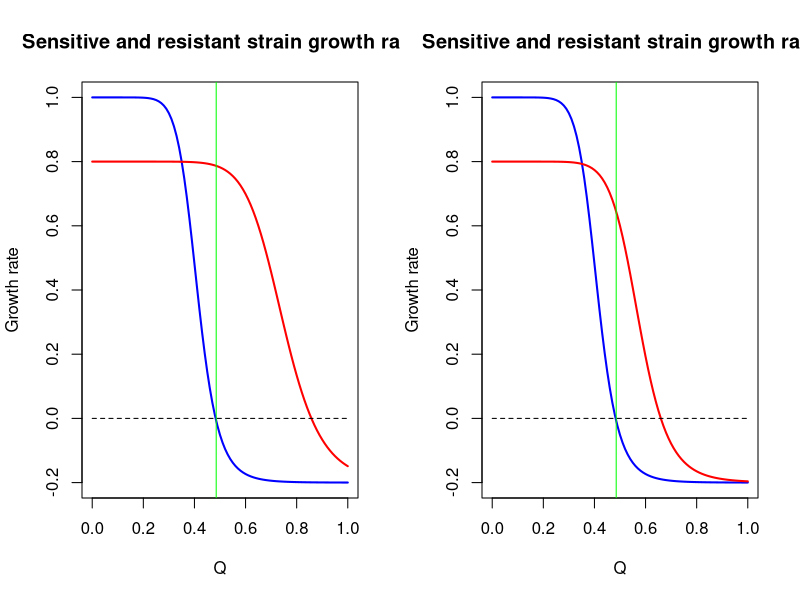
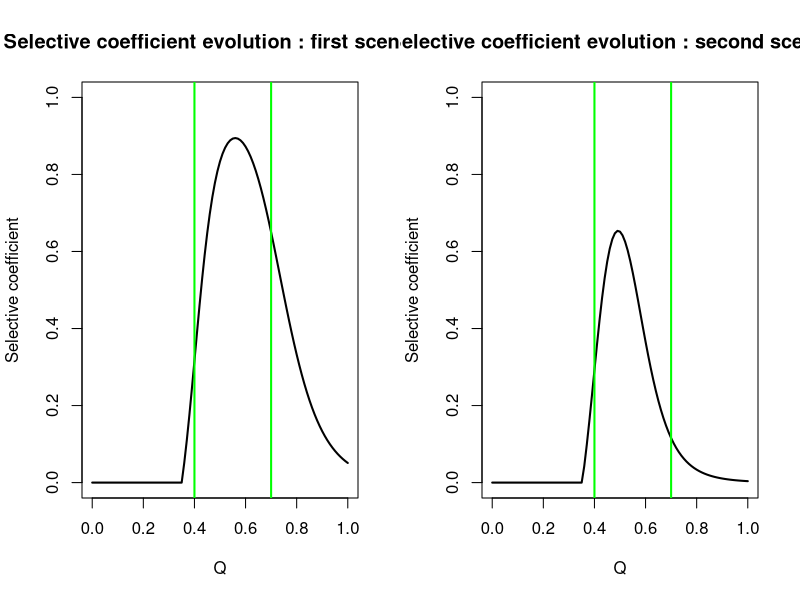
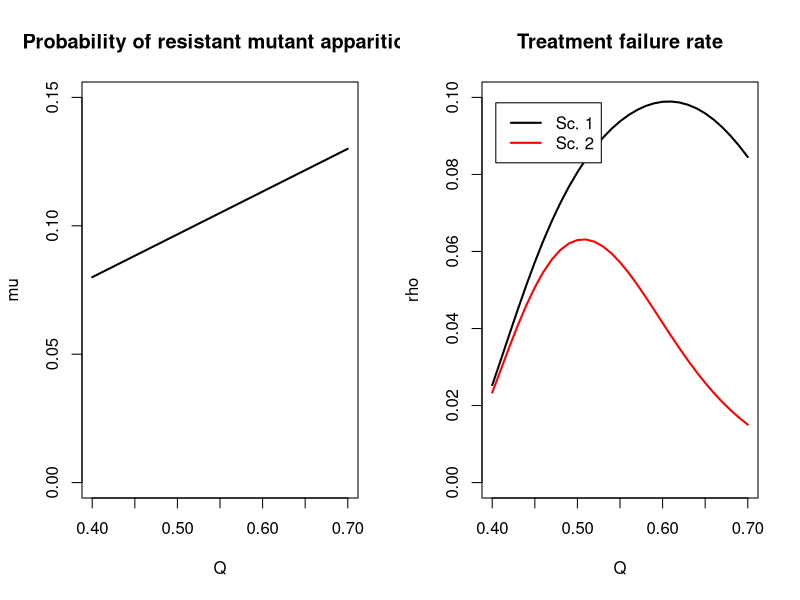
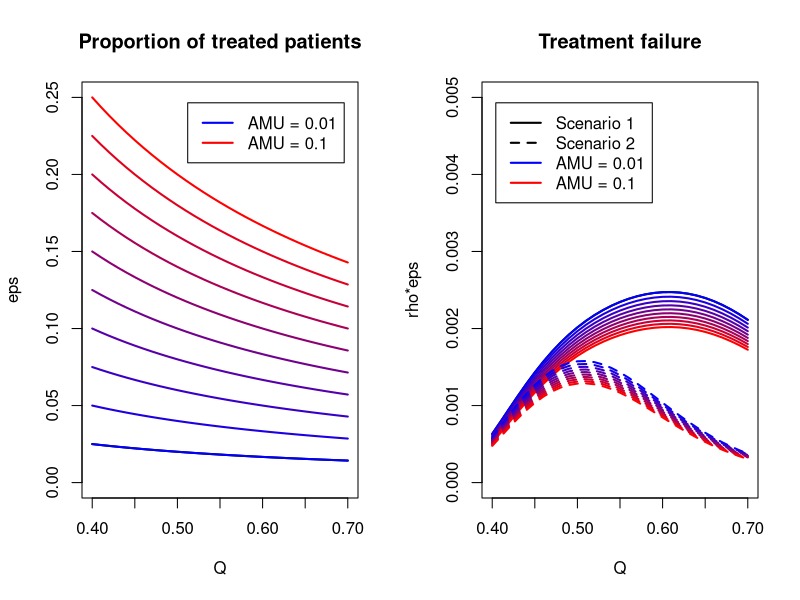
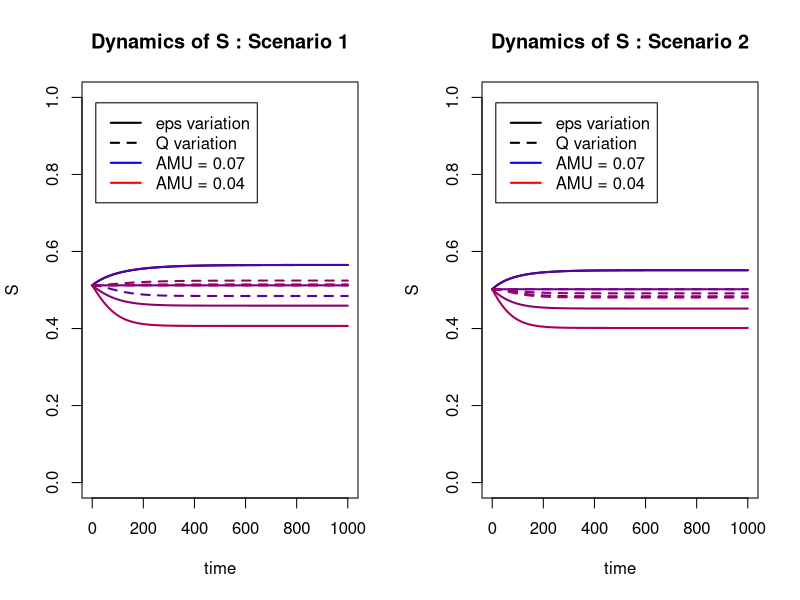
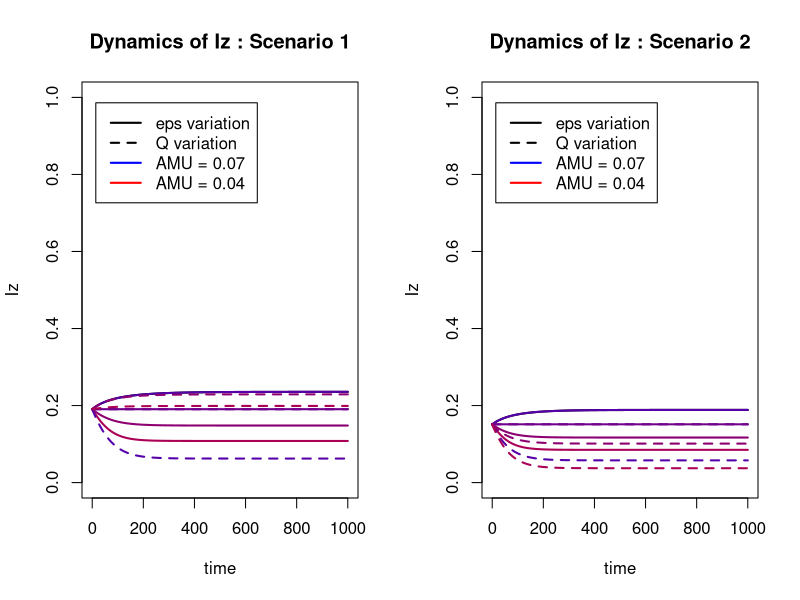
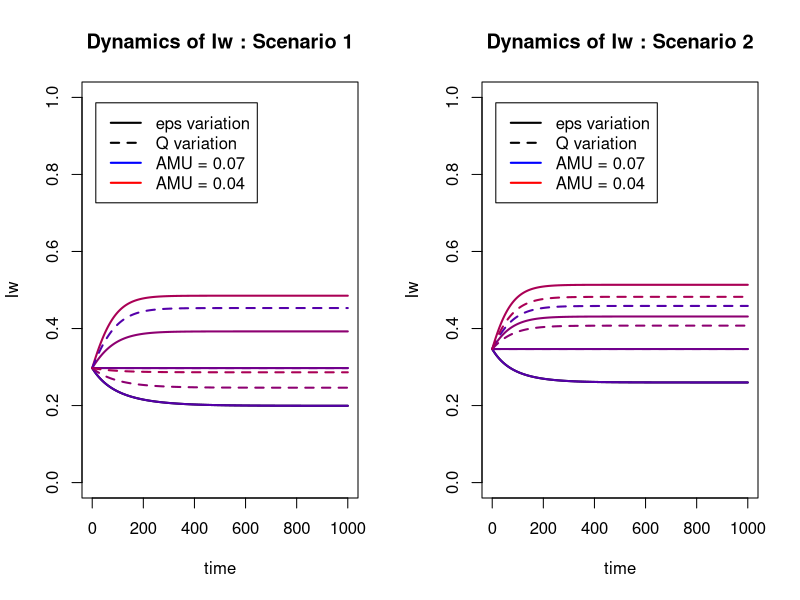
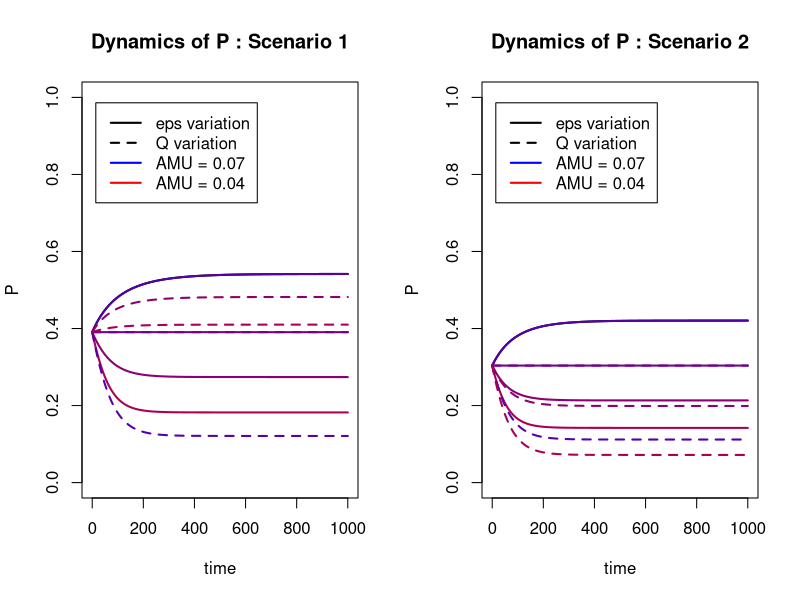

Write R code to recreate these figures, in order.
## ---- chunk 1
library(plyr)

#per capita maximum growth rate of sensitive bact
max_sens_gr <- 1 
max_sens_gr2 <- 1 
#per capita maximum growth rate of resistant bact
max_res_gr <- 0.8
max_res_gr2 <- 0.8
#per capita minimum growth rate of sensitive bact
min_sens_gr <- -0.2
min_sens_gr2 <- -0.2
#per capita minimum growth rate of res bact
min_res_gr <- -0.2
min_res_gr2 <- -0.2
#minimum inhibitory concentration of sen bact

mic_sens <- 0.35
mic_sens2 <- 0.35
#minimum inhibitory concentration of res bact

mic_res <- 0.65
mic_res2 <- 0.5
#slope for sens bact
kappa_sens <- 10
kappa_sens2 <- 10
#slope for res bact  

kappa_res <- 10
kappa_res2 <- 10

param_sens <- c(max_sens_gr, min_sens_gr, mic_sens, kappa_sens)
param_sens2 <- c(max_sens_gr2, min_sens_gr2, mic_sens2, kappa_sens2)

param_res <- c(max_res_gr, min_res_gr, mic_res, kappa_res)
param_res2 <- c(max_res_gr2, min_res_gr2, mic_res2, kappa_res2)

#mutant emergence probability : we consider that if the amount of applied atb increases, the probability of resistant mutant apparition increases linearly
max_mu <- 0.13
min_mu <- 0.08
max_dot <- 10
min_dot <- 1

#range of intervention - cl=lowest clinically effective dose, cu maximum tolerable dose (toxicity)
cl=0.40
cu=0.70
n_values=(cu-cl)*100+1

drug_quantities <- seq(cl, cu, length.out = n_values )

AMU = c(0.01, 0.02, 0.03, 0.04, 0.05, 0.06, 0.07, 0.08, 0.09, 0.10)

prop_treated <- do.call(cbind, lapply(AMU, function (x) x/drug_quantities))

eps_max <- max(prop_treated)

#selection of corresponding borders in sel_coef vector

lowbound=cl*100+1
highbound=cu*100+1



x <- seq(0,1,by=0.01)
zoom <- 1
## ---- chunk 2



growth = function(x, maxv, minv, micv, slopev) {
  y <- maxv - ((maxv - minv)*(x/micv)^slopev)/((x/micv)^slopev - maxv/minv)
  return(y)
}



colglob <- colorRampPalette(c("blue", "red"))

colforcol <- colglob(length(AMU))


linfun <- function(x, t, ltype){
  lines(t, unlist(x), lty=ltype, lwd=2, col=colforcol[as.numeric(parent.frame()$i)])
}

## ---- chunk 3


gr_sens <- lapply(x, growth, max_sens_gr, min_sens_gr, mic_sens, kappa_sens)

gr_res <- lapply(x, growth, max_res_gr, min_res_gr, mic_res, kappa_res)

gr_sens2 <- lapply(x, growth, max_sens_gr2, min_sens_gr2, mic_sens2, kappa_sens2)

gr_res2 <- lapply(x, growth, max_res_gr2, min_res_gr2, mic_res2, kappa_res2)

MIC <- sum(gr_sens>0)/length(gr_sens)
MICres <- sum(gr_res>0)/length(gr_res)
MICres2 <- sum(gr_res2>0)/length(gr_res2)
## ---- chunk 4
par(mfrow=c(1,2))

plot(x, gr_sens, main="Sensitive and resistant strain growth rate", xlab="Q", ylab="Growth rate", ylim=c(-0.2,1), lwd=2, type="l", col='blue')

lines(x, gr_res, type='l', col='red', lwd=2)

lines(x, rep(0, length(x)), type='l', col='black', lwd=1, lty=2)
abline(v=MIC, col='green')


plot(x, gr_sens2, main="Sensitive and resistant strain growth rate", xlab="Q", ylab="Growth rate", ylim=c(-0.2,1), lwd=2, type="l", col='blue')

lines(x, gr_res2, type='l', col='red', lwd=2)

lines(x, rep(0, length(x)), type='l', col='black', lwd=1, lty=2)
abline(v=MIC, col='green')

## ---- chunk 5
gr_sens <- unlist(gr_sens)
gr_sens2 <- unlist(gr_sens2)
gr_res <- unlist(gr_res)
gr_res2 <- unlist(gr_res2)

sel_coef <- gr_res - gr_sens
sel_coef2 <- gr_res2 - gr_sens2

sel_coef[which(sel_coef<0)] <- 0
sel_coef2[which(sel_coef2<0)] <- 0


minSC <- sum(sel_coef==0)/length(sel_coef)

plot(x, sel_coef, main="Selective coefficient evolution : first scenario", xlab="Q", ylab="Selective coefficient", ylim=c(0,1), lwd=2, type="l", col='black')
abline(v=cl, col='green', lw=2)
abline(v=cu, col='green', lw=2)

plot(x, sel_coef2, main="Selective coefficient evolution : second scenario", xlab="Q", ylab="Selective coefficient", ylim=c(0,1), lwd=2, type="l", col='black')
abline(v=cl, col='green', lw=2)
abline(v=cu, col='green', lw=2)
## ---- chunk 6
mu_prob <- seq(min_mu, max_mu, length.out = n_values)
doses <- seq(cl, cu, length.out = n_values)

plot(doses, mu_prob, main="Probability of resistant mutant apparition", xlab="Q", ylab="mu", ylim=c(0,0.15), lwd=2, type="l", col='black')

## ---- chunk 7
sel_sel_coef <- sel_coef[lowbound:highbound]
sel_sel_coef2 <- sel_coef2[lowbound:highbound]

rho1 <- sel_sel_coef*mu_prob
rho2 <- sel_sel_coef2*mu_prob

plot(doses, rho1, main="Treatment failure rate", xlab="Q", ylab="rho", lwd=2, type="l", col='black', ylim=c(0, 0.10))

lines(doses, rho2, type='l', col='red', lwd=2)

legend("topleft" , inset=.05, c("Sc. 1", "Sc. 2"), lty=c(1,1), lwd=c(2,2), col=c("black", "red"))

## ---- chunk 8



plot(doses, prop_treated[,1], main="Proportion of treated patients", xlab="Q", ylab="eps", ylim=c(0 , eps_max), lwd=2, type="l", col='black')

capture.output(apply(prop_treated, 2, linfun, doses, 1), file='NUL')

tag_min <- paste('AMU =', AMU[1])
tag_max <- paste('AMU =', AMU[length(AMU)])

legend("topright" , inset=.05, c(tag_min, tag_max), lty=c(1,1), lwd=c(2,2), col=c("blue", "red"))

## ---- chunk 9


treat_fail <- do.call(cbind, lapply(prop_treated, function (x) x*rho1))
treat_fail2 <- do.call(cbind, lapply(prop_treated, function (x) x*rho2))

plot(doses, treat_fail[,1], main="Treatment failure", xlab="Q", ylab="rho*eps", lwd=2, type="l", col='black', ylim=c(0, 0.005))

capture.output(apply(treat_fail, 2, linfun, doses, 1), file='NUL')
capture.output(apply(treat_fail2, 2, linfun, doses, 2), file='NUL')

legend("topleft" , inset=.05, c('Scenario 1', 'Scenario 2', tag_min, tag_max), lty=c(1,2,1,1), lwd=c(2,2,2,2), col=c("black", "black", "blue", "red"))


## ---- chunk 10

library(deSolve)


options("scipen" = 10)

# initial state:
N <- 1
prop <- 0.01 #initial value of Iw and Iz

# time:
a <- 4000 #time span
m <- 1 #time step

# parameters
pbeta_w <- 0.04 #transmission parameter of Iw
pbeta_z <- 0.015 #transmission parameter of Iz

pgammaa <- 0.01 #innate recovery rate
pgamma_tilt <- 0.1 #recovery rate of Iw when treated by antibiotics

epsi_span <- c(0.12, 0.10, 0.08, 0.06)
Q_span <- c(0.40, 0.50, 0.60, 0.70)
mu_span <- c(mu_prob[1], mu_prob[11], mu_prob[21], mu_prob[31])
rho1_span <- c(rho1[1], rho1[11], rho1[21], rho1[31])
rho2_span <- c(rho2[1], rho2[11], rho2[21], rho2[31])
AMU_span <- Q_span[2]*epsi_span
## ---- chunk 11

parameters_init1 <- c(beta_w=pbeta_w, beta_z=pbeta_z, gamma=pgammaa, gamma_prim=pgamma_tilt, eps=epsi_span[2], rho=rho1_span[2])

parameters_init2 <- c(beta_w=pbeta_w, beta_z=pbeta_z, gamma=pgammaa, gamma_prim=pgamma_tilt, eps=epsi_span[2], rho=rho2_span[2])

state <- c(S=1-2*prop, Iw=prop, Iz=prop, new_Iz=0, new_Iw=0)

times=seq(0, a, by=m)

SIS=function(times, state, parameters){
  with(as.list(c(state,parameters)),
       {dS = - beta_w*Iw*S - beta_z*Iz*S + gamma*(1-eps)*Iw + gamma_prim*eps*Iw + gamma*Iz
        dIw = beta_w*Iw*S + (1-eps)*beta_w*Iw*Iz - eps*beta_z*Iz*Iw - rho*eps*Iw - gamma*(1-eps)*Iw - gamma_prim*eps*Iw
        dIz = beta_z*Iz*S + eps*beta_z*Iz*Iw + rho*eps*Iw - (1-eps)*beta_w*Iw*Iz - gamma*Iz
        dnewIw = beta_w*Iw*S
        dnewIz = beta_z*Iz*S
        list(c(dS, dIw, dIz, dnewIw, dnewIz))
       })
}





## ---- chunk 12

out_init1=as.data.frame(
  ode(y=state, times=times, func=SIS, parms=parameters_init1)
)

initial_states1 <- unlist(out_init1[nrow(out_init1), 2:4])

out_init2=as.data.frame(
  ode(y=state, times=times, func=SIS, parms=parameters_init2)
)

initial_states2 <- unlist(out_init2[nrow(out_init2), 2:4])

var1_Qs <- data.frame(colnames=c(LETTERS[1:5]), a=c(epsi_span,0), b=rep(rho1_span[2],5), c=rep(initial_states1[1],5), d=rep(initial_states1[2],5), e=rep(initial_states1[3],5))

var2_Qs <- data.frame(colnames=c(LETTERS[1:5]), a=c(epsi_span,0), b=rep(rho2_span[2],5), c=rep(initial_states2[1],5), d=rep(initial_states2[2],5), e=rep(initial_states2[3],5))

var1_epss <- data.frame(colnames=c(LETTERS[1:5]), a=rep(epsi_span[2],5), b=c(rho1_span,0), c=rep(initial_states1[1],5), d=rep(initial_states1[2],5), e=rep(initial_states1[3],5))

var2_epss <- data.frame(colnames=c(LETTERS[1:5]), a=rep(epsi_span[2],5), b=c(rho2_span,0), c=rep(initial_states2[1],5), d=rep(initial_states2[2],5), e=rep(initial_states2[3],5))

var1_Qs <- var1_Qs[1:4,2:6]
var2_Qs <- var2_Qs[1:4,2:6]
var1_epss <- var1_epss[1:4,2:6]
var2_epss <- var2_epss[1:4,2:6]
## ---- chunk 13
parameters <- parameters_init1


var_fun = function(x) {
  parameters[5] <- x[1]
  parameters[6] <- x[2]
  state[1] <- x[3]
  state[2] <- x[4]
  state[3] <- x[5]
  out=as.data.frame(
  ode(y=state, times=times, func=SIS, parms=parameters))
  return(out)
}

out_Q_s1 <- do.call(cbind, apply(var1_Qs, 1, var_fun))
out_Q_s2 <- do.call(cbind, apply(var2_Qs, 1, var_fun))

out_eps_s1 <- do.call(cbind, apply(var1_epss, 1, var_fun))
out_eps_s2 <- do.call(cbind, apply(var2_epss, 1, var_fun))

#treatment will be done on the whole set, once treated, the data will be sorted out before plotting

whole_out <- cbind(out_Q_s1, out_Q_s2, out_eps_s1, out_eps_s2)

whole_out <- whole_out[1:1001,]

## ---- chunk 14

time2 <- seq(0, 1000, by=1)


colforcol_span <- colforcol[4:7]

linfun_var <- function(x, t, ltype){
  lines(t, unlist(x), lty=ltype, lwd=2, col=colforcol_span[as.numeric(parent.frame()$i)])
}

# col nums
ns <- seq(2, ncol(whole_out), by=6)
niz <- seq(4, ncol(whole_out), by=6)
niw <- seq(3, ncol(whole_out), by=6)
ninciw <- seq(5, ncol(whole_out), by=6)
ninciz <- seq(6, ncol(whole_out), by=6)

# col sep

S_dyn <- whole_out[,ns]
Iw_dyn <- whole_out[,niw]
Iz_dyn <- whole_out[,niz]
inc_Iw <- whole_out[,ninciw]
inc_Iz <- whole_out[,ninciz]

# state var separation

S_Qs1 <- S_dyn[,1:length(epsi_span)]
S_Qs2 <- S_dyn[,(length(epsi_span)+1):(2*length(epsi_span))]
S_epss1 <- S_dyn[,(2*length(epsi_span)+1):(3*length(epsi_span))]
S_epss2 <- S_dyn[,(3*length(epsi_span)+1):(4*length(epsi_span))]

Iw_Qs1 <- Iw_dyn[,1:length(epsi_span)]
Iw_Qs2 <- Iw_dyn[,(length(epsi_span)+1):(2*length(epsi_span))]
Iw_epss1 <- Iw_dyn[,(2*length(epsi_span)+1):(3*length(epsi_span))]
Iw_epss2 <- Iw_dyn[,(3*length(epsi_span)+1):(4*length(epsi_span))]

Iz_Qs1 <- Iz_dyn[,1:length(epsi_span)]
Iz_Qs2 <- Iz_dyn[,(length(epsi_span)+1):(2*length(epsi_span))]
Iz_epss1 <- Iz_dyn[,(2*length(epsi_span)+1):(3*length(epsi_span))]
Iz_epss2 <- Iz_dyn[,(3*length(epsi_span)+1):(4*length(epsi_span))]

## ---- chunk 15
# S

par(mfrow=c(1,2))

plot(time2, S_Qs1[,1], main="Dynamics of S : Scenario 1", xlab="time", ylab="S", ylim=c(0,1), lwd=2, lty=1, type="l", col='black')

capture.output(apply(S_Qs1, 2, linfun_var, time2, 1), file='NUL')
capture.output(apply(S_epss1, 2, linfun_var, time2, 2), file='NUL')

tag_min <- paste('AMU =', AMU[1])
tag_max <- paste('AMU =', AMU[length(AMU)])

tag_min_var <- paste('AMU =', epsi_span[2]*Q_span[4])
tag_max_var <- paste('AMU =', epsi_span[2]*Q_span[1])

legend("topleft" , inset=.05, c('eps variation', 'Q variation', tag_min_var, tag_max_var), lty=c(1,2,1,1), lwd=c(2,2,2,2), col=c("black", "black", "blue", "red"))

plot(time2, S_Qs2[,1], main="Dynamics of S : Scenario 2", xlab="time", ylab="S", ylim=c(0,1), lwd=2, lty=1, type="l", col='black')

capture.output(apply(S_Qs2, 2, linfun_var, time2, 1), file='NUL')
capture.output(apply(S_epss2, 2, linfun_var, time2, 2), file='NUL')

tag_min_var <- paste('AMU =', epsi_span[2]*Q_span[4])
tag_max_var <- paste('AMU =', epsi_span[2]*Q_span[1])

legend("topleft" , inset=.05, c('eps variation', 'Q variation', tag_min_var, tag_max_var), lty=c(1,2,1,1), lwd=c(2,2,2,2), col=c("black", "black", "blue", "red"))
## ---- chunk 16

# I_z

par(mfrow=c(1,2))

plot(time2, Iz_Qs1[,1], main="Dynamics of Iz : Scenario 1", xlab="time", ylab="Iz", ylim=c(0,1), lwd=2, lty=1, type="l", col='black')

capture.output(apply(Iz_Qs1, 2, linfun_var, time2, 1), file='NUL')
capture.output(apply(Iz_epss1, 2, linfun_var, time2, 2), file='NUL')


tag_min_var <- paste('AMU =', epsi_span[2]*Q_span[4])
tag_max_var <- paste('AMU =', epsi_span[2]*Q_span[1])

legend("topleft" , inset=.05, c('eps variation', 'Q variation', tag_min_var, tag_max_var), lty=c(1,2,1,1), lwd=c(2,2,2,2), col=c("black", "black", "blue", "red"))

plot(time2, Iz_Qs2[,1], main="Dynamics of Iz : Scenario 2", xlab="time", ylab="Iz", ylim=c(0,1), lwd=2, lty=1, type="l", col='black')

capture.output(apply(Iz_Qs2, 2, linfun_var, time2, 1), file='NUL')
capture.output(apply(Iz_epss2, 2, linfun_var, time2, 2), file='NUL')

tag_min_var <- paste('AMU =', epsi_span[2]*Q_span[4])
tag_max_var <- paste('AMU =', epsi_span[2]*Q_span[1])

legend("topleft" , inset=.05, c('eps variation', 'Q variation', tag_min_var, tag_max_var), lty=c(1,2,1,1), lwd=c(2,2,2,2), col=c("black", "black", "blue", "red"))

## ---- chunk 17

# I_w

par(mfrow=c(1,2))

plot(time2, Iw_Qs1[,1], main="Dynamics of Iw : Scenario 1", xlab="time", ylab="Iw", ylim=c(0,1), lwd=2, lty=1, type="l", col='black')

capture.output(apply(Iw_Qs1, 2, linfun_var, time2, 1), file='NUL')
capture.output(apply(Iw_epss1, 2, linfun_var, time2, 2), file='NUL')


tag_min_var <- paste('AMU =', epsi_span[2]*Q_span[4])
tag_max_var <- paste('AMU =', epsi_span[2]*Q_span[1])

legend("topleft" , inset=.05, c('eps variation', 'Q variation', tag_min_var, tag_max_var), lty=c(1,2,1,1), lwd=c(2,2,2,2), col=c("black", "black", "blue", "red"))

plot(time2, Iw_Qs2[,1], main="Dynamics of Iw : Scenario 2", xlab="time", ylab="Iw", ylim=c(0,1), lwd=2, lty=1, type="l", col='black')

capture.output(apply(Iw_Qs2, 2, linfun_var, time2, 1), file='NUL')
capture.output(apply(Iw_epss2, 2, linfun_var, time2, 2), file='NUL')

tag_min_var <- paste('AMU =', epsi_span[2]*Q_span[4])
tag_max_var <- paste('AMU =', epsi_span[2]*Q_span[1])

legend("topleft" , inset=.05, c('eps variation', 'Q variation', tag_min_var, tag_max_var), lty=c(1,2,1,1), lwd=c(2,2,2,2), col=c("black", "black", "blue", "red"))

## ---- chunk 18

P_Qs1 <- Iz_Qs1/(Iz_Qs1+Iw_Qs1)
P_Qs2 <- Iz_Qs2/(Iz_Qs2+Iw_Qs2)
P_epss1 <- Iz_epss1/(Iz_epss1+Iw_epss1)
P_epss2 <- Iz_epss2/(Iz_epss2+Iw_epss2)
# P

par(mfrow=c(1,2))

plot(time2, P_Qs1[,1], main="Dynamics of P : Scenario 1", xlab="time", ylab="P", ylim=c(0,1), lwd=2, lty=1, type="l", col='black')

capture.output(apply(P_Qs1, 2, linfun_var, time2, 1), file='NUL')
capture.output(apply(P_epss1, 2, linfun_var, time2, 2), file='NUL')

tag_min_var <- paste('AMU =', epsi_span[2]*Q_span[4])
tag_max_var <- paste('AMU =', epsi_span[2]*Q_span[1])

legend("topleft" , inset=.05, c('eps variation', 'Q variation', tag_min_var, tag_max_var), lty=c(1,2,1,1), lwd=c(2,2,2,2), col=c("black", "black", "blue", "red"))

plot(time2, P_Qs2[,1], main="Dynamics of P : Scenario 2", xlab="time", ylab="P", ylim=c(0,1), lwd=2, lty=1, type="l", col='black')

capture.output(apply(P_Qs2, 2, linfun_var, time2, 1), file='NUL')
capture.output(apply(P_epss2, 2, linfun_var, time2, 2), file='NUL')

tag_min_var <- paste('AMU =', epsi_span[2]*Q_span[4])
tag_max_var <- paste('AMU =', epsi_span[2]*Q_span[1])

legend("topleft" , inset=.05, c('eps variation', 'Q variation', tag_min_var, tag_max_var), lty=c(1,2,1,1), lwd=c(2,2,2,2), col=c("black", "black", "blue", "red"))

## ---- chunk 19
incid = function(x) {
  der <- rep(0, length(x))
  for (i in 2:length(x)) {
    der[i] <- x[i]-x[i-1]
  }
  return(der)
}

NewIz <- apply(inc_Iz, 2, incid)
NewIw <- apply(inc_Iw, 2, incid)

NIz_Qs1 <- NewIz[,1:length(epsi_span)]
NIz_Qs2 <- NewIz[,(length(epsi_span)+1):(2*length(epsi_span))]
NIz_epss1 <- NewIz[,(2*length(epsi_span)+1):(3*length(epsi_span))]
NIz_epss2 <- NewIz[,(3*length(epsi_span)+1):(4*length(epsi_span))]

NIw_Qs1 <- NewIw[,1:length(epsi_span)]
NIw_Qs2 <- NewIw[,(length(epsi_span)+1):(2*length(epsi_span))]
NIw_epss1 <- NewIw[,(2*length(epsi_span)+1):(3*length(epsi_span))]
NIw_epss2 <- NewIw[,(3*length(epsi_span)+1):(4*length(epsi_span))]


## ---- chunk 20

par(mfrow=c(1,2))

plot(time2, NIw_Qs1[,1], main="Dynamics of Iw incidence \n Scenario 1", xlab="time", ylab="Iw incidence", ylim=c(0,0.01), lwd=2, lty=1, type="l", col='black')

capture.output(apply(NIw_Qs1, 2, linfun_var, time2, 1), file='NUL')
capture.output(apply(NIw_epss1, 2, linfun_var, time2, 2), file='NUL')

tag_min_var <- paste('AMU =', epsi_span[2]*Q_span[4])
tag_max_var <- paste('AMU =', epsi_span[2]*Q_span[1])

legend("bottomright" , inset=.05, c('eps variation', 'Q variation', tag_min_var, tag_max_var), lty=c(1,2,1,1), lwd=c(2,2,2,2), col=c("black", "black", "blue", "red"))

plot(time2, NIw_Qs2[,1], main="Dynamics of Iw incidence \n Scenario 2", xlab="time", ylab="Iw incidence", ylim=c(0,0.01), lwd=2, lty=1, type="l", col='black')

capture.output(apply(NIw_Qs2, 2, linfun_var, time2, 1), file='NUL')
capture.output(apply(NIw_epss2, 2, linfun_var, time2, 2), file='NUL')

tag_min_var <- paste('AMU =', epsi_span[2]*Q_span[4])
tag_max_var <- paste('AMU =', epsi_span[2]*Q_span[1])

legend("bottomright" , inset=.05, c('eps variation', 'Q variation', tag_min_var, tag_max_var), lty=c(1,2,1,1), lwd=c(2,2,2,2), col=c("black", "black", "blue", "red"))

## ---- chunk 21

par(mfrow=c(1,2))

plot(time2, NIz_Qs1[,1], main="Dynamics of Iz incidence \n Scenario 1", xlab="time", ylab="Iz incidence", ylim=c(0,0.002), lwd=2, lty=1, type="l", col='black')

capture.output(apply(NIz_Qs1, 2, linfun_var, time2, 1), file='NUL')
capture.output(apply(NIz_epss1, 2, linfun_var, time2, 2), file='NUL')

tag_min_var <- paste('AMU =', epsi_span[2]*Q_span[4])
tag_max_var <- paste('AMU =', epsi_span[2]*Q_span[1])

legend("bottomright" , inset=.05, c('eps variation', 'Q variation', tag_min_var, tag_max_var), lty=c(1,2,1,1), lwd=c(2,2,2,2), col=c("black", "black", "blue", "red"))

plot(time2, NIz_Qs2[,1], main="Dynamics of Iz incidence \n Scenario 2", xlab="time", ylab="Iz incidence", ylim=c(0,0.002), lwd=2, lty=1, type="l", col='black')

capture.output(apply(NIz_Qs2, 2, linfun_var, time2, 1), file='NUL')
capture.output(apply(NIz_epss2, 2, linfun_var, time2, 2), file='NUL')

tag_min_var <- paste('AMU =', epsi_span[2]*Q_span[4])
tag_max_var <- paste('AMU =', epsi_span[2]*Q_span[1])

legend("bottomright" , inset=.05, c('eps variation', 'Q variation', tag_min_var, tag_max_var), lty=c(1,2,1,1), lwd=c(2,2,2,2), col=c("black", "black", "blue", "red"))
